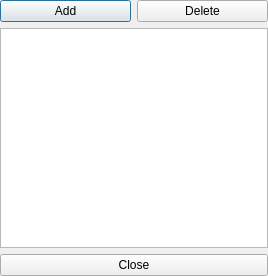
<?xml version="1.0" encoding="UTF-8"?>
<ui version="4.0">
 <class>SoundLibraryRepositoryDialog_UI</class>
 <widget class="QDialog" name="SoundLibraryRepositoryDialog_UI">
  <property name="geometry">
   <rect>
    <x>0</x>
    <y>0</y>
    <width>268</width>
    <height>276</height>
   </rect>
  </property>
  <property name="windowTitle">
   <string>Dialog</string>
  </property>
  <layout class="QVBoxLayout" name="verticalLayout">
   <property name="leftMargin">
    <number>0</number>
   </property>
   <property name="topMargin">
    <number>0</number>
   </property>
   <property name="rightMargin">
    <number>0</number>
   </property>
   <property name="bottomMargin">
    <number>0</number>
   </property>
   <item>
    <layout class="QHBoxLayout">
     <item>
      <widget class="QPushButton" name="AddBtn">
       <property name="text">
        <string>Add</string>
       </property>
      </widget>
     </item>
     <item>
      <widget class="QPushButton" name="DeleteBtn">
       <property name="text">
        <string>Delete</string>
       </property>
      </widget>
     </item>
    </layout>
   </item>
   <item>
    <widget class="QListWidget" name="ServerListWidget"/>
   </item>
   <item>
    <widget class="QPushButton" name="CloseBtn">
     <property name="text">
      <string>Close</string>
     </property>
    </widget>
   </item>
  </layout>
 </widget>
 <resources/>
 <connections/>
</ui>
